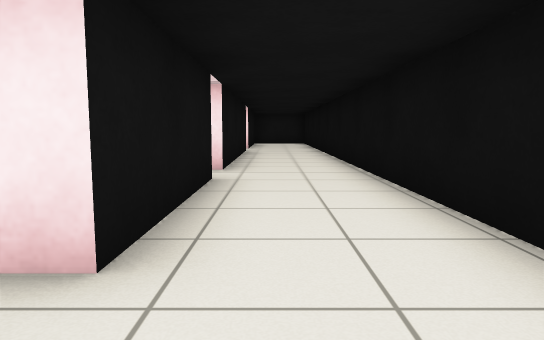
View 1 (above)

14 first-person views from a walk through a Gazebo world. The camera is 0.72 m above the floor, tilts 6° down and sees 70° across. The floor is counted in squares, 1 m on a side. Each view is taken from the middle of a square. On the plan, view 1 faces up. The plan holds only what a view shows up to about 11 squares ahead; the rest is blank.

View 2
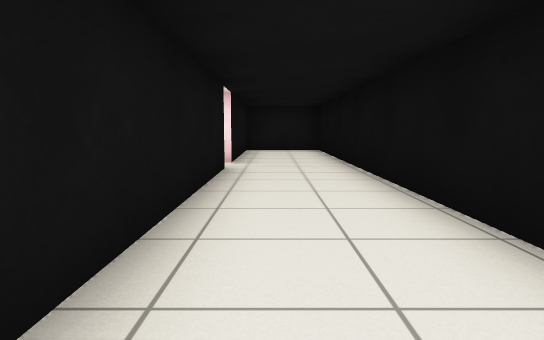

View 3
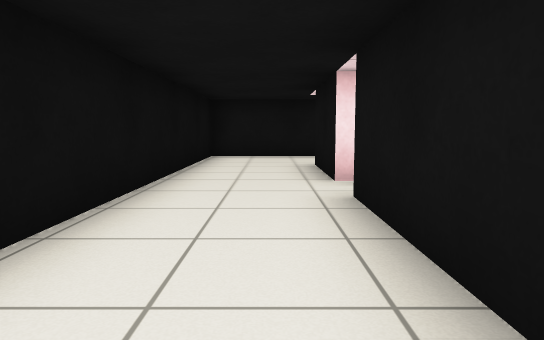

View 4
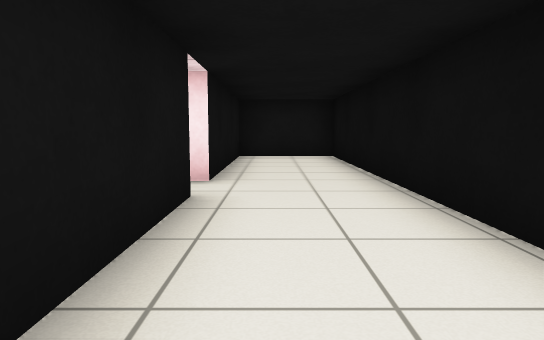

View 5
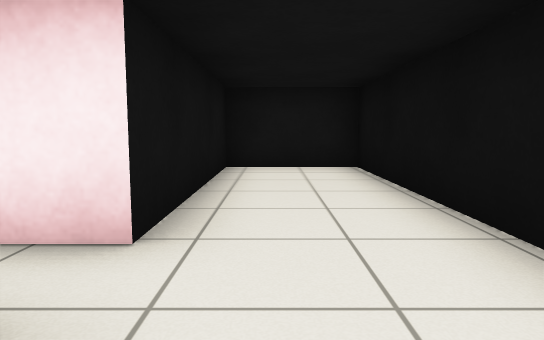

View 6
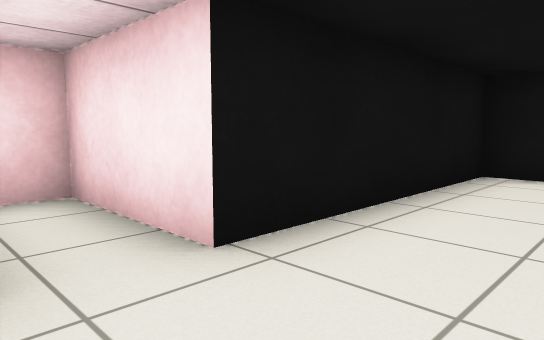

View 7
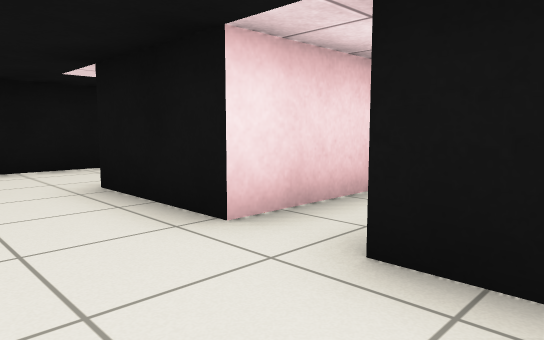

View 8
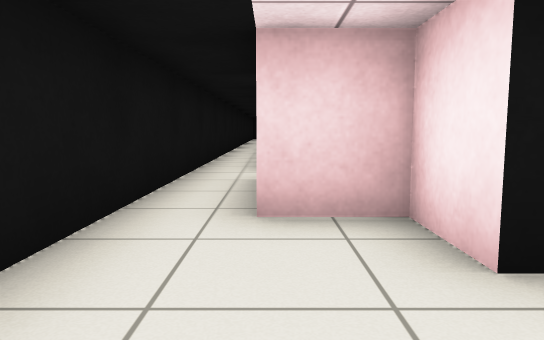

View 9
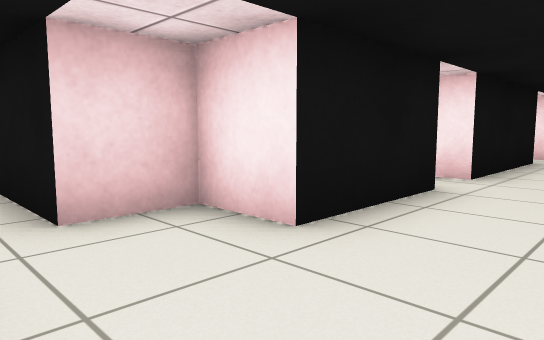

View 10
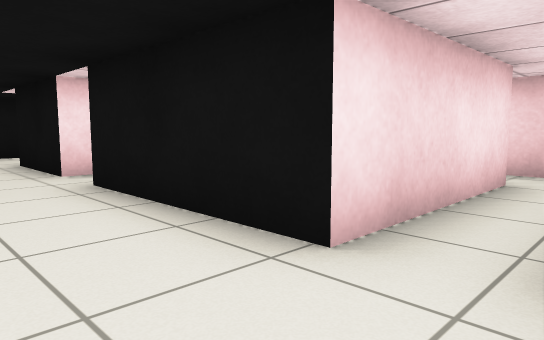

View 11
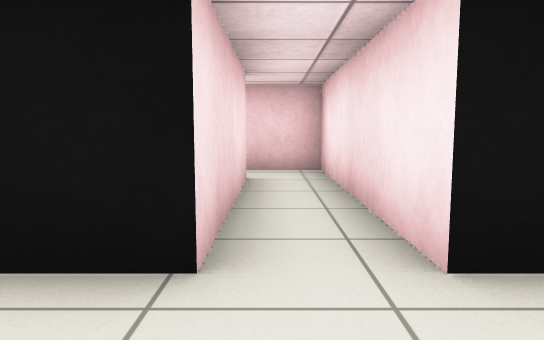

View 12
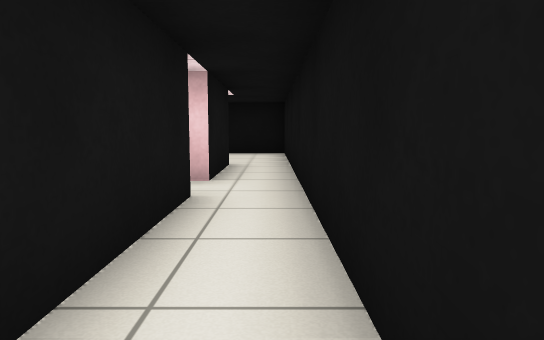

View 13
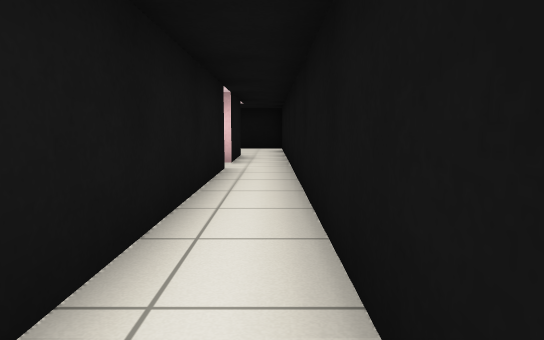

View 14
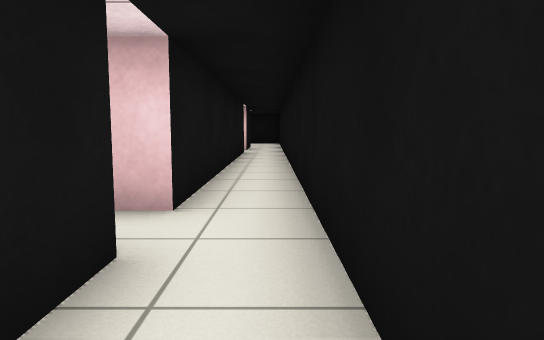

### Floor plan
Points are (right, up) in squares from view 1. A wall is a line through its corners. A room is listed if a view was taken in it or the views show most of it. See-through windows are left out.
Room 1 (views 1, 2, 3, 4, 5, 6, 7, 8, 9, 10, 11)
walls: (-0.9, 5.6) (-0.9, 1.9) (-1.5, 1.9); (-0.9, 13.1) (-0.9, 6.9); (-3, 0.6) (-0.9, 0.6) (-0.9, -1.9) (-2.1, -1.9) (-2.1, -3.1); (1.6, -4.1) (1.6, 19.4) (-0.9, 19.4) (-0.9, 14.4) (-3.4, 14.4) (-3.4, 13.8); (-1.5, -4.4) (1.5, -4.4)
ways out: opening at (-1, -4); opening at (-1, 6)
Room 2 (views 12, 13, 14)
walls: (-17.5, -4.4) (-5.5, -4.4); (-15.9, -3.1) (-16.9, -3.1); (-5.9, -3.1) (-14.6, -3.1)
ways out: opening at (-15, -2.5); opening at (-6, -4)

Positions as (right, up) in squares from view 1, and headings:
1: (0, 0), facing up
2: (0, 6), facing up
3: (0, 6), facing down
4: (0, 9), facing up
5: (0, 12), facing up
6: (1, 13), facing up-left
7: (1, 3), facing down-left
8: (1, -3), facing left
9: (1, -4), facing up-left
10: (1, 7), facing down-left
11: (1, 6), facing left
12: (-10, -4), facing right
13: (-13, -4), facing right
14: (-18, -4), facing right
